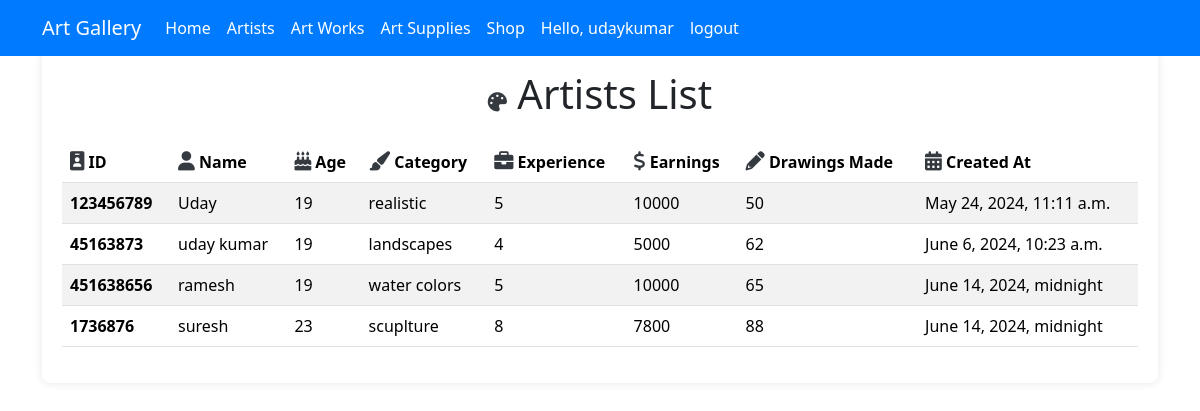
The page /artist_details/ (signed in) on the database its author committed.
### artists/models.py (models this page shows, shortened)
class Artists(models.Model):
    Artist_id=models.CharField(max_length=50)
    artist_name = models.CharField(max_length=50)
    artist_age = models.CharField(max_length=50)
    category= models.CharField(max_length=50)
    experience= models.PositiveIntegerField()
    earnings= models.CharField(max_length=50)
    no_of_drawings_made=models.PositiveIntegerField()
    created_at = models.DateTimeField(default=datetime.now)

### artapp/views.py (the view)
# urls.py: path('artist_details/', views.artist_details, name='artist_details'),
def artist_details(request):
    artists =Artists.objects.all()
    return render(request, 'artist_details.html', {'artists': artists})

### artapp/templates/artist_details.html (shortened to what this page needs)
{% load static %}
<!DOCTYPE html>
<html lang="en">
<head>
    <link href="{% static 'css/bootstrap.min.css' %}" rel="stylesheet" />
    <link href="{% static 'css/styles.css' %}" rel="stylesheet" />
    <link href="https://cdnjs.cloudflare.com/ajax/libs/font-awesome/6.0.0-beta3/css/all.min.css" rel="stylesheet">
</head>
<body>
    <div>
        {% include 'header.html' %}
    </div>
    <div class="container">
        <div class="table-container">
            <h1 class="text-center mb-4"><i class="fas fa-palette icon"></i> Artists List</h1>
            <table class="table table-striped table-hover">
                <thead>
                    <tr>
                        <th scope="col"><i class="fas fa-id-badge icon"></i> ID</th>
                        <th scope="col"><i class="fas fa-user icon"></i> Name</th>
                        <th scope="col"><i class="fas fa-birthday-cake icon"></i> Age</th>
                        <th scope="col"><i class="fas fa-paint-brush icon"></i> Category</th>
                        <th scope="col"><i class="fas fa-briefcase icon"></i> Experience</th>
                        <th scope="col"><i class="fas fa-dollar-sign icon"></i> Earnings</th>
                        <th scope="col"><i class="fas fa-pencil-alt icon"></i> Drawings Made</th>
                        <th scope="col"><i class="fas fa-calendar-alt icon"></i> Created At</th>
                    </tr>
                </thead>
                <tbody>
                    {% for artist in artists %}
                    <tr>
                        <th scope="row">{{ artist.Artist_id }}</th>
                        <td>{{ artist.artist_name }}</td>
                        <td>{{ artist.artist_age }}</td>
                        <td>{{ artist.category }}</td>
                        <td>{{ artist.experience }}</td>
                        <td>{{ artist.earnings }}</td>
                        <td>{{ artist.no_of_drawings_made }}</td>
                        <td>{{ artist.created_at }}</td>
                    </tr>
                    {% endfor %}
                </tbody>
            </table>
        </div>
    </div>
</body>
</html>

### artapp/templates/header.html (shortened to what this page needs)
{% load static %}
<!DOCTYPE html>
<html class="no-js">
    <head>
        <link rel="stylesheet" href="{% static 'css/bootstrap.min.css' %}">
        <link rel="stylesheet" href="{% static 'css/styles.css' %}">
    </head>
    <body>
        <header>
            <div class="header">
              <nav class="navbar navbar-expand-lg fixed-top myNav">
                <div class="container">
                  <a class="navbar-brand ms-auto" href="/">Art Gallery</a>
                  <div class="collapse navbar-collapse" id="navbarNav">
                    <ul class="navbar-nav">
                      <li class="nav-item">
                        <a class="nav-link" href="/home/">Home</a>
                      </li>
                      <li class="nav-item">
                        <a class="nav-link" href="/artists_dashboard/">Artists</a>
                      </li>
                      <li class="nav-item">
                        <a class="nav-link" href="/artworks/">Art Works</a>
                      </li>
                      <li class="nav-item">
                        <a class="nav-link" href="/artsupplies/">Art Supplies</a>
                      </li>
                      <li class="nav-item">
                        <a class="nav-link" href="/shop/">Shop</a>
                      </li>
                      {% if user.is_authenticated %}
                        <li class="nav-item"><a class="nav-link" href="#">Hello, {{ user.username}} </a></li>
                        <li class="nav-item">
                          <a class="nav-link" href="/accounts/logout">logout</a>
                        </li>
                      {% endif %}
                    </ul>
                  </div>
                </div>
              </nav>
            </div>
          </header>
    </body>
</html>

### static/css/styles.css (style rules this page uses)
.navbar { background-color: #007bff; position: fixed; top: 0; text-align: center; display: inline-block; }
.header { background-color: #007bff; }
.navbar-brand { color: white!important; }
.nav-link { color: white!important; }

### artapp/templates/artist_details.html (style rules this page uses)
body { background-color: #f8f9fa; color: #343a40; }
.table-container { margin-top: 50px; background-color: #fff; box-shadow: 0 0 10px rgba(0, 0, 0, 0.1); border-radius: 8px; padding: 20px; }
.table thead { background-color: #343a40; color: #fff; }
.table th, .table td { vertical-align: middle; }
.icon { font-size: 1.2rem; color: #343a40; }
h1 { margin-bottom: 20px; font-weight: bold; }

### rows shown on the page
Artists: Artist_id "123456789", artist_name "Uday", artist_age "19", category "realistic", experience "5", earnings "10000", no_of_drawings_made "50", created_at "May 24, 2024, 11:11 a.m."
Artists: Artist_id "45163873", artist_name "uday kumar", artist_age "19", category "landscapes", experience "4", earnings "5000", no_of_drawings_made "62", created_at "June 6, 2024, 10:23 a.m."
Artists: Artist_id "451638656", artist_name "ramesh", artist_age "19", category "water colors", experience "5", earnings "10000", no_of_drawings_made "65", created_at "June 14, 2024, midnight"
Artists: Artist_id "1736876", artist_name "suresh", artist_age "23", category "scuplture", experience "8", earnings "7800", no_of_drawings_made "88", created_at "June 14, 2024, midnight"

### other values the page prints
{{ user.username }} "udaykumar"
